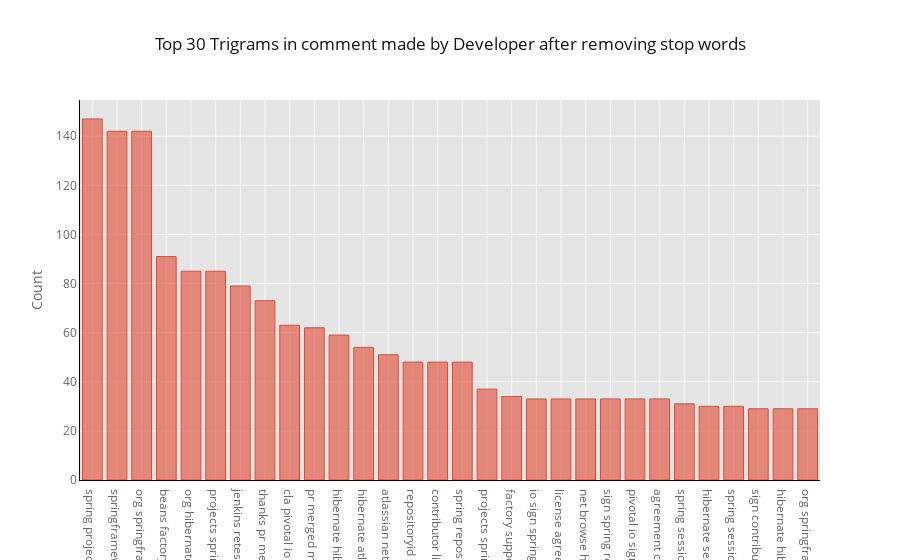

Write notebook code for a chart like this one.
### Code cell
# Trigrams frequency distribution after removing stop words 
def get_top_n_words(corpus, n=None):
    vec= CountVectorizer(ngram_range=(3,3),stop_words=stopword__).fit(corpus)
    bag_of_words= vec.transform(corpus)
    sum_words= bag_of_words.sum(axis=0)
    words_freq=[(word, sum_words[0, idx]) for word, idx in vec.vocabulary_.items()]
    words_freq= sorted(words_freq, key= lambda x: x[1], reverse= True)
    return words_freq[:n]

common_words= get_top_n_words(data['comment'],30)
df_1= pd.DataFrame(common_words, columns=['comment','count'])
df_1.groupby('comment').sum()['count'].sort_values(ascending=False).plot(kind='bar', color="brown"), 
plt.ylabel('Count')
plt.xlabel('comments')
plt.title('Top 30 Trigrams in comment made by Developer after removing stop words')
plt.figure(figsize = (30,6))
plt.show()



df_1.groupby('comment').sum()['count'].sort_values(ascending=False).iplot(kind='bar', yTitle='Count', 
                                                           linecolor='black',
                                                           title='Top 30 Trigrams in comment made by Developer after removing stop words')

### Figure 1 — Plotly figure (JSON) as saved in the notebook; plotly's stock layout.template omitted (floating-point values rounded to 4 significant figures)
{"data": [{"marker": {"color": "rgba(226, 74, 51, 0.6)", "line": {"color": "rgba(226, 74, 51, 1.0)", "width": 1}}, "name": "count", "orientation": "v", "text": "", "type": "bar", "uid": "fa3f6afe-2709-4717-97b8-9862e5626e84", "x": ["spring projects spring", "springframework beans factory", "org springframework beans", "beans factory support", "org hibernate search", "projects spring session", "jenkins retest please", "thanks pr merged", "cla pivotal io", "pr merged master", "hibernate hibernate search", "hibernate atlassian net", "atlassian net browse", "repositoryid spring projects", "contributor license agreement", "spring repositoryid spring", "projects spring restdocs", "factory support abstractautowirecapablebeanfactory", "io sign spring", "license agreement cla", "net browse hsearch", "sign spring repositoryid", "pivotal io sign", "agreement cla pivotal", "spring session pullrequestid", "hibernate search test", "spring session pull", "sign contributor license", "hibernate hibernate validator", "org springframework session"], "y": [147, 142, 142, 91, 85, 85, 79, 73, 63, 62, 59, 54, 51, 48, 48, 48, 37, 34, 33, 33, 33, 33, 33, 33, 31, 30, 30, 29, 29, 29]}], "layout": {"autosize": true, "legend": {"bgcolor": "#FFFFFF", "font": {"color": "#666666"}}, "paper_bgcolor": "#FFFFFF", "plot_bgcolor": "#E5E5E5", "title": {"font": {"color": "#151516"}, "text": "Top 30 Trigrams in comment made by Developer after removing stop words"}, "xaxis": {"autorange": true, "gridcolor": "#F6F6F6", "linecolor": "black", "range": [-0.5, 29.5], "showgrid": true, "tickfont": {"color": "#666666"}, "title": {"font": {"color": "#666666"}, "text": ""}, "type": "category", "zerolinecolor": "#F6F6F6"}, "yaxis": {"autorange": true, "gridcolor": "#F6F6F6", "linecolor": "black", "range": [0, 154.7], "showgrid": true, "tickfont": {"color": "#666666"}, "title": {"font": {"color": "#666666"}, "text": "Count"}, "type": "linear", "zerolinecolor": "#F6F6F6"}}}
